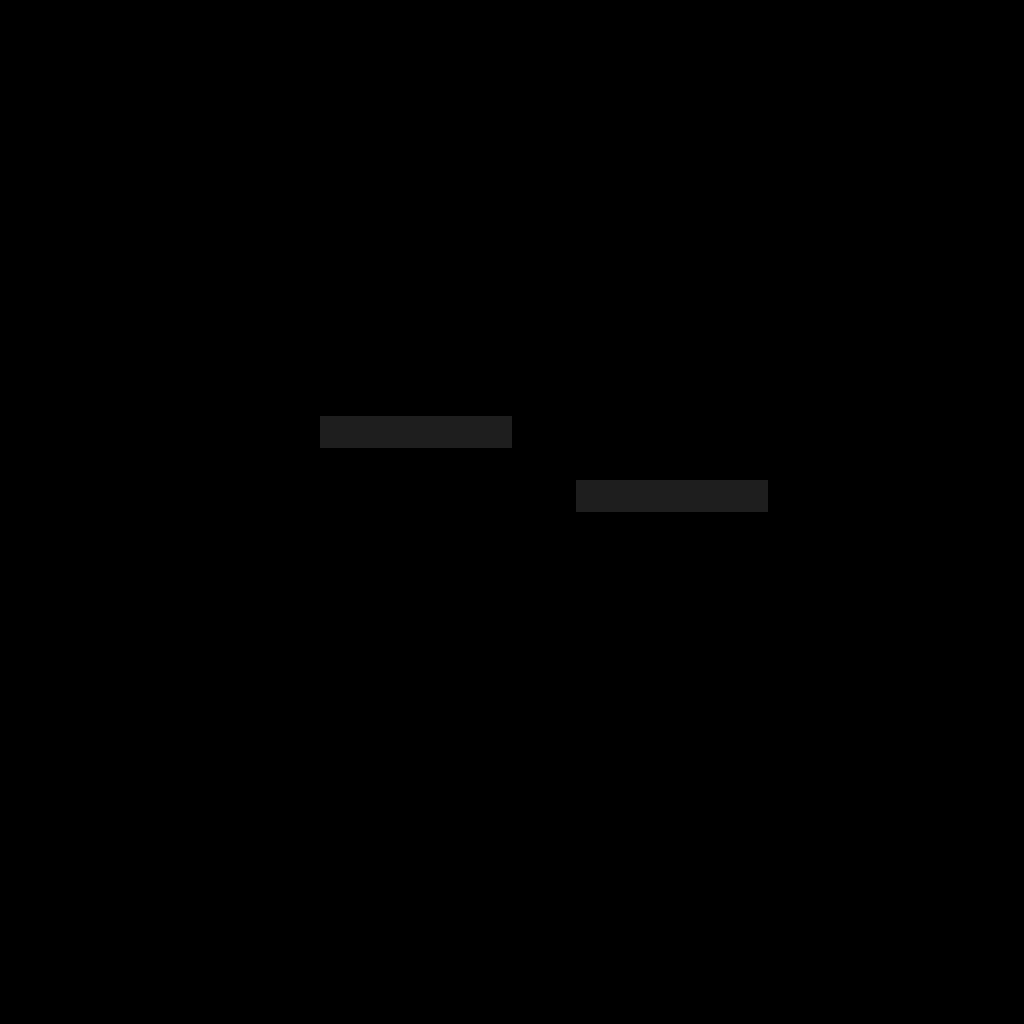

This is a level from a 2D game, rendered from its Tiled map with the project's own tilesets. A one-line summary and the map file follow, with tile-layer data summarised:
An orthogonal 32x32 tile map with 32x32 px tiles, 4 tile layers (Ground, Yellow_1, Yellow_2, Yellow_3).

<map version="1.2" tiledversion="1.2.3" orientation="orthogonal" renderorder="right-down" width="32" height="32" tilewidth="32" tileheight="32" infinite="0" nextlayerid="6" nextobjectid="1">
 <tileset firstgid="1" name="ColorQuestTileSheet_1" tilewidth="32" tileheight="32" tilecount="1024" columns="32">
  <image source="tilesheet_1.png" width="1024" height="1024" />
 </tileset>
 <layer id="3" name="Ground" width="32" height="32">
  <data>[1024 cells, 128 non-empty, 1 distinct tile ids]</data>
 </layer>
 <layer id="2" name="Yellow_1" width="32" height="32">
  <data>[1024 cells, 19 non-empty, 3 distinct tile ids]</data>
 </layer>
 <layer id="4" name="Yellow_2" width="32" height="32">
  <data>[1024 cells, 20 non-empty, 2 distinct tile ids]</data>
 </layer>
 <layer id="5" name="Yellow_3" width="32" height="32">
  <data>[1024 cells, 27 non-empty, 1 distinct tile ids]</data>
 </layer>
</map>
